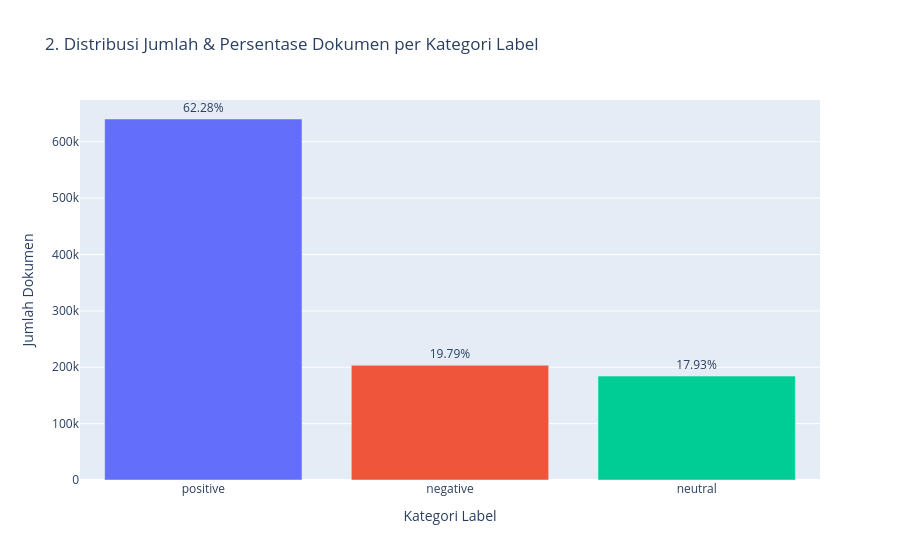

This figure's notebook cell:
### Code cell
#Grafik Interaktif 3 — Analisis Domain Sumber Data
df_label = pl.from_pandas(con.execute("""
    SELECT 
        label_text,
        COUNT(*) AS jumlah_dokumen,
        ROUND(COUNT(*) * 100.0 / SUM(COUNT(*)) OVER (), 2) AS persentase,
        ROUND(AVG(text_length), 1) AS rata_panjang_karakter
    FROM df_clean
    GROUP BY label_text
    ORDER BY jumlah_dokumen DESC
""").fetchdf())

fig2 = px.bar(
    df_label,
    x="label_text",
    y="jumlah_dokumen",
    color="label_text",
    text="persentase",
    hover_data=["persentase", "rata_panjang_karakter"],
    title="2. Distribusi Jumlah & Persentase Dokumen per Kategori Label",
    labels={"label_text": "Kategori Label", "jumlah_dokumen": "Jumlah Dokumen"},
)
fig2.update_traces(texttemplate="%{text}%", textposition="outside")
fig2.update_layout(showlegend=False)
fig2.show()

### Figure 1 — Plotly figure (JSON) as saved in the notebook; plotly's stock layout.template omitted (floating-point values rounded to 4 significant figures)
{"data": [{"customdata": [[62.28, 282.8]], "hovertemplate": "Kategori Label=%{x}<br>Jumlah Dokumen=%{y}<br>persentase=%{customdata[0]}<br>rata_panjang_karakter=%{customdata[1]}<extra></extra>", "legendgroup": "positive", "marker": {"color": "#636efa", "pattern": {"shape": ""}}, "name": "positive", "orientation": "v", "showlegend": true, "text": [62.28], "textposition": "outside", "texttemplate": "%{text}%", "type": "bar", "x": ["positive"], "xaxis": "x", "y": [640356], "yaxis": "y"}, {"customdata": [[19.79, 190.1]], "hovertemplate": "Kategori Label=%{x}<br>Jumlah Dokumen=%{y}<br>persentase=%{customdata[0]}<br>rata_panjang_karakter=%{customdata[1]}<extra></extra>", "legendgroup": "negative", "marker": {"color": "#EF553B", "pattern": {"shape": ""}}, "name": "negative", "orientation": "v", "showlegend": true, "text": [19.79], "textposition": "outside", "texttemplate": "%{text}%", "type": "bar", "x": ["negative"], "xaxis": "x", "y": [203495], "yaxis": "y"}, {"customdata": [[17.93, 261.1]], "hovertemplate": "Kategori Label=%{x}<br>Jumlah Dokumen=%{y}<br>persentase=%{customdata[0]}<br>rata_panjang_karakter=%{customdata[1]}<extra></extra>", "legendgroup": "neutral", "marker": {"color": "#00cc96", "pattern": {"shape": ""}}, "name": "neutral", "orientation": "v", "showlegend": true, "text": [17.93], "textposition": "outside", "texttemplate": "%{text}%", "type": "bar", "x": ["neutral"], "xaxis": "x", "y": [184298], "yaxis": "y"}], "layout": {"barmode": "relative", "legend": {"title": {"text": "Kategori Label"}, "tracegroupgap": 0}, "showlegend": false, "title": {"text": "2. Distribusi Jumlah & Persentase Dokumen per Kategori Label"}, "xaxis": {"anchor": "y", "categoryarray": ["positive", "negative", "neutral"], "categoryorder": "array", "domain": [0, 1], "title": {"text": "Kategori Label"}}, "yaxis": {"anchor": "x", "domain": [0, 1], "title": {"text": "Jumlah Dokumen"}}}}
